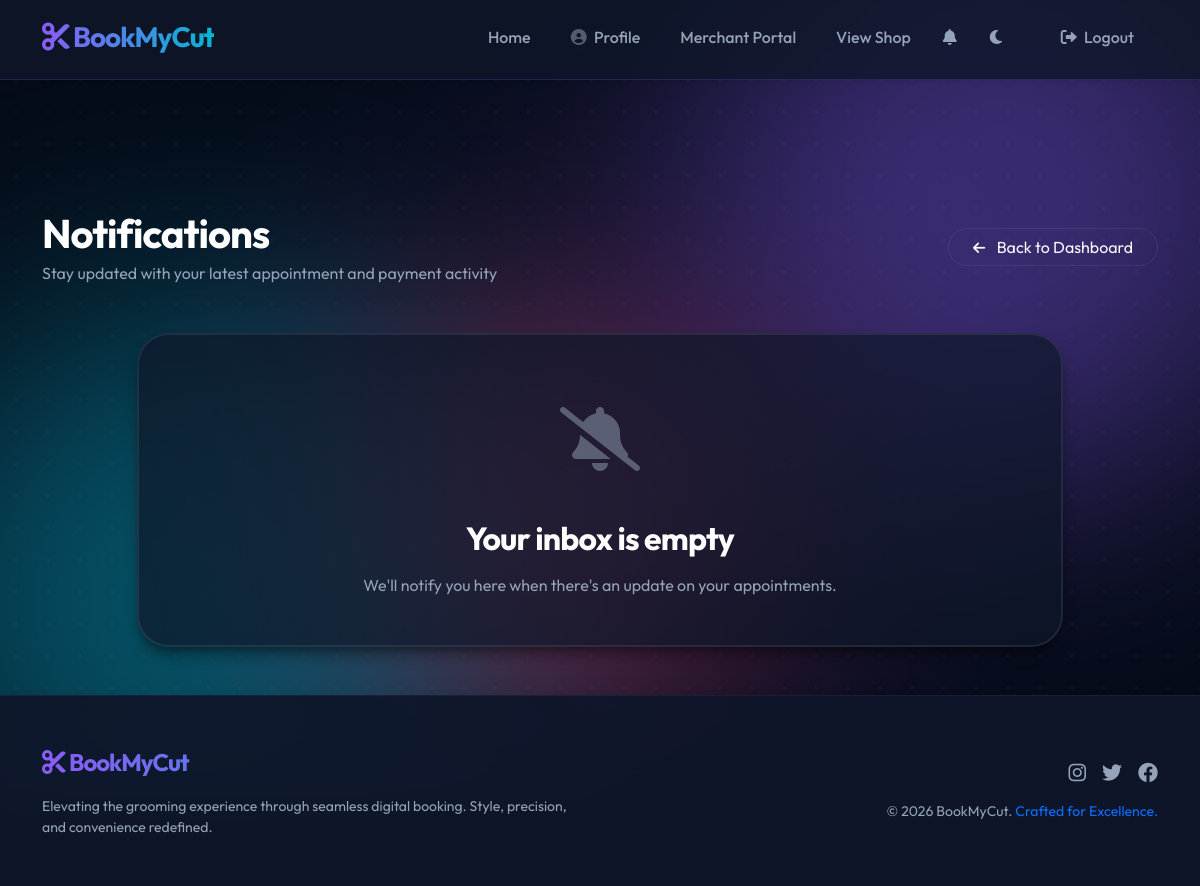
The app's page /inbox (signed in), older data.
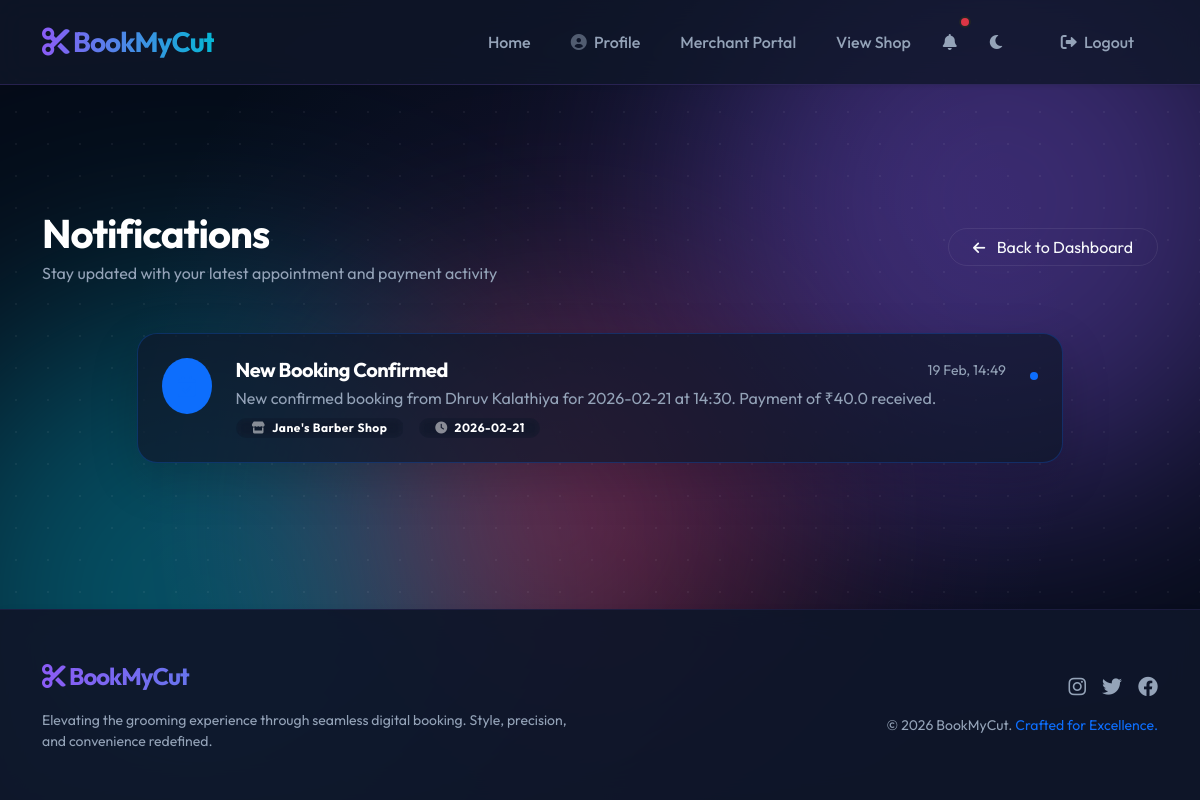
The same page, newer data.
### tables this page shows
CREATE TABLE notifications (
    id INTEGER PRIMARY KEY AUTOINCREMENT,
    user_id INTEGER NOT NULL,
    appointment_id INTEGER NULL,
    title VARCHAR(100) NOT NULL,
    message TEXT NOT NULL,
    is_read BOOLEAN DEFAULT FALSE,
    created_at TIMESTAMP DEFAULT (datetime('now', 'localtime')),
    FOREIGN KEY (user_id) REFERENCES users(id) ON DELETE CASCADE,
    FOREIGN KEY (appointment_id) REFERENCES appointments(id) ON DELETE CASCADE
);

CREATE TABLE shops (
    id INTEGER PRIMARY KEY AUTOINCREMENT,
    owner_id INTEGER NOT NULL,
    name VARCHAR(100) NOT NULL,
    area VARCHAR(100) NOT NULL,
    address TEXT NOT NULL,
    description TEXT,
    contact_number VARCHAR(20),
    shop_image VARCHAR(255),
    created_at TIMESTAMP DEFAULT (datetime('now', 'localtime')),
    FOREIGN KEY (owner_id) REFERENCES users(id) ON DELETE CASCADE
);

CREATE TABLE appointments (
    id INTEGER PRIMARY KEY AUTOINCREMENT,
    user_id INTEGER NOT NULL,
    shop_id INTEGER NOT NULL,
    service_id INTEGER NULL,
    appointment_date DATE NOT NULL,
    appointment_time TIME NOT NULL,
    total_duration INTEGER NOT NULL DEFAULT 0,
    total_price DECIMAL(10, 2) NOT NULL DEFAULT 0,
    status TEXT DEFAULT 'pending' CHECK(status IN ('pending', 'confirmed', 'cancelled', 'completed')),
    payment_status TEXT DEFAULT 'unpaid' CHECK(payment_status IN ('unpaid', 'partially_paid', 'paid')),
    created_at TIMESTAMP DEFAULT (datetime('now', 'localtime')),
    FOREIGN KEY (user_id) REFERENCES users(id) ON DELETE CASCADE,
    FOREIGN KEY (shop_id) REFERENCES shops(id) ON DELETE CASCADE,
    FOREIGN KEY (service_id) REFERENCES services(id) ON DELETE SET NULL
);

### app.py (the view)
@app.route('/inbox')
def inbox():
    if not is_logged_in():
        return redirect(url_for('login'))
    cursor = get_db_cursor()
    cursor.execute('''
        SELECT n.*, a.appointment_date, a.appointment_time, s.name as shop_name
        FROM notifications n
        LEFT JOIN appointments a ON n.appointment_id = a.id
        LEFT JOIN shops s ON a.shop_id = s.id
        WHERE n.user_id = ?
        ORDER BY n.created_at DESC
    ''', (session['id'],))
    notifications = cursor.fetchall()
    cursor.execute('UPDATE notifications SET is_read = TRUE WHERE user_id = ?', (session['id'],))
    db.connection.commit()
    return render_template('inbox.html', notifications=notifications)

### app.py (called while the page is built)
@app.template_filter('datetimeformat')
def datetimeformat(value, format='%d %b, %H:%M'):
    if value is None:
        return ""
    if isinstance(value, str):
        try:
            dt = datetime.strptime(value, '%Y-%m-%d %H:%M:%S')
            return dt.strftime(format)
        except ValueError:
            return value
    return value.strftime(format)

def get_db_cursor():
    return db.connection.cursor()

def is_logged_in():
    return 'loggedin' in session

def is_owner():
    return 'role' in session and session['role'] == 'shop_owner'

@app.context_processor
def inject_shop_status():
    unread_count = 0
    if is_logged_in():
        from flask import g
        cursor = get_db_cursor()
        cursor.execute("SELECT COUNT(*) as count FROM notifications WHERE user_id = ? AND is_read = FALSE", (session['id'],))
        res = cursor.fetchone()
        unread_count = res['count'] if res else 0
    if is_logged_in() and is_owner():
        cursor = get_db_cursor()
        cursor.execute('SELECT id FROM shops WHERE owner_id = ?', (session['id'],))
        shop = cursor.fetchone()
        return {'owner_has_shop': shop is not None, 'owner_shop_id': shop['id'] if shop else None, 'unread_notifications': unread_count}
    return {'owner_has_shop': False, 'owner_shop_id': None, 'unread_notifications': unread_count}

    @property
    def connection(self):
        if 'db_conn' not in g:
            g.db_conn = sqlite3.connect(self.db_path)
            g.db_conn.row_factory = sqlite3.Row
            g.db_conn.execute("PRAGMA foreign_keys = ON")
        return g.db_conn

### templates/inbox.html (shortened to what this page needs)
{% extends 'base.html' %}
{% block content %}
<div class="row align-items-center mb-5 fade-in">
    <div class="col-md-6">
        <h1 class="fw-bold text-white mb-1">Notifications</h1>
        <p class="text-muted mb-0">Stay updated with your latest appointment and payment activity</p>
    </div>
    <div class="col-md-6 text-md-end mt-3 mt-md-0">
        <a href="{{ url_for('customer_dashboard') if session.role == 'customer' else url_for('owner_dashboard') }}"
            class="btn btn-outline-light rounded-pill px-4">
            <i class="fas fa-arrow-left me-2 small"></i> Back to Dashboard
        </a>
    </div>
</div>
<div class="row fade-in delay-1">
    <div class="col-md-10 mx-auto">
        {% if notifications %}
        <div class="notification-container d-flex flex-column gap-3">
            {% for note in notifications %}
            <div class="glass-card p-4 reveal shadow-lg {% if not note.is_read %}border-primary border-opacity-25{% endif %}"
                style="border-radius: 20px; transition: transform 0.3s ease;">
                <div class="d-flex align-items-start gap-4">
                    <div
                        class="bg-{{ 'primary' if 'Booking' in note.title else 'success' if 'Payment' in note.title or 'Completed' in note.title else 'danger' if 'Cancelled' in note.title else 'info' }} bg-opacity-20 p-3 rounded-circle shadow-inner">
                        <i
                            class="fas {{ 'fa-calendar-check' if 'Booking' in note.title else 'fa-wallet' if 'Payment' in note.title else 'fa-check-circle' if 'Completed' in note.title else 'fa-times-circle' if 'Cancelled' in note.title else 'fa-bell' }} fa-lg text-{{ 'primary' if 'Booking' in note.title else 'success' if 'Payment' in note.title or 'Completed' in note.title else 'danger' if 'Cancelled' in note.title else 'info' }}"></i>
                    </div>
                    <div class="flex-grow-1">
                        <div class="d-flex justify-content-between align-items-center mb-1">
                            <h5 class="fw-bold text-white mb-0">{{ note.title }}</h5>
                            <span class="text-muted small">{{ note.created_at | datetimeformat }}</span>
                        </div>
                        <p class="text-muted mb-2">{{ note.message }}</p>
                        {% if note.appointment_id %}
                        <div class="d-flex align-items-center gap-3 mt-2">
                            <div class="badge badge-soft-light rounded-pill px-3 py-1">
                                <i class="fas fa-store me-1 opacity-50"></i> {{ note.shop_name }}
                            </div>
                            <div class="badge badge-soft-light rounded-pill px-3 py-1">
                                <i class="fas fa-clock me-1 opacity-50"></i> {{ note.appointment_date }}
                            </div>
                        </div>
                        {% endif %}
                    </div>
                    {% if not note.is_read %}
                    <div class="ms-auto pt-1">
                        <span class="d-inline-block bg-primary rounded-circle" style="width: 8px; height: 8px;"></span>
                    </div>
                    {% endif %}
                </div>
            </div>
            {% endfor %}
        </div>
        {% else %}
        <div class="glass-card p-5 text-center rounded-5 border-dashed border-2 border-opacity-10">
            <div class="bg-surface-color p-4 rounded-circle d-inline-flex mx-auto mb-4 animate-float">
                <i class="fas fa-bell-slash fa-4x text-muted opacity-50"></i>
            </div>
            <h2 class="text-white fw-bold mb-3">Your inbox is empty</h2>
            <p class="text-muted mb-0">We'll notify you here when there's an update on your appointments.</p>
        </div>
        {% endif %}
    </div>
</div>
{% endblock %}

### templates/base.html (shortened to what this page needs)
<!DOCTYPE html>
<html lang="en">
<head>
    <link href="https://cdn.jsdelivr.net/npm/bootstrap@5.3.0/dist/css/bootstrap.min.css" rel="stylesheet">
    <link rel="stylesheet" href="{{ url_for('static', filename='css/style.css') }}">
    <link rel="stylesheet" href="https://cdnjs.cloudflare.com/ajax/libs/font-awesome/6.0.0/css/all.min.css">
    <link rel="stylesheet" href="https://cdn.jsdelivr.net/npm/flatpickr/dist/flatpickr.min.css">
    <link rel="stylesheet" href="https://cdn.jsdelivr.net/npm/flatpickr/dist/themes/dark.css">
</head>
<body>
    <div class="aurora-background-container">
        <div class="aurora-blob aurora-blob-1"></div>
        <div class="aurora-blob aurora-blob-2"></div>
        <div class="aurora-blob aurora-blob-3"></div>
    </div>
    <div class="dot-grid"></div>
    <div class="mouse-follower-bg"></div>
    {% if request.endpoint in ['login', 'register'] %}
    {% include 'includes/nav_auth.html' %}
    {% elif session.loggedin %}
    {% include 'includes/nav_dashboard.html' %}
    {% else %}
    {% include 'includes/nav_main.html' %}
    {% endif %}
    <div class="container content-wrapper">
    </div>
    <main class="container mt-4 pb-5">
        {% block content %}{% endblock %}
    </main>
    <footer class="text-white py-5 mt-auto glass-card rounded-0 border-0 border-top"
        style="background: rgba(15, 23, 42, 0.9); border-color: rgba(139, 92, 246, 0.1) !important;">
        <div class="container">
            <div class="row align-items-center">
                <div class="col-md-6 text-center text-md-start mb-4 mb-md-0">
                    <a class="navbar-brand d-flex align-items-center fw-bold fs-4 mb-3" href="{{ url_for('index') }}"
                        style="letter-spacing: -1px;">
                        <span class="text-primary me-1"><i class="fas fa-cut"></i></span>
                        <span class="text-white">BookMy<span class="text-primary">Cut</span></span>
                    </a>
                    <p class="text-muted small mb-0">Elevating the grooming experience through seamless digital booking.
                        Style, precision, and convenience redefined.</p>
                </div>
                <div class="col-md-6 text-center text-md-end">
                    <div class="d-flex justify-content-center justify-content-md-end gap-3 mb-3">
                        <a href="#" class="text-muted hover-primary"><i class="fab fa-instagram fa-lg"></i></a>
                        <a href="#" class="text-muted hover-primary"><i class="fab fa-twitter fa-lg"></i></a>
                        <a href="#" class="text-muted hover-primary"><i class="fab fa-facebook fa-lg"></i></a>
                    </div>
                    <p class="mb-0 text-muted small">&copy; 2026 BookMyCut. <span class="text-primary">Crafted for
                            Excellence.</span></p>
                </div>
            </div>
        </div>
    </footer>
</body>
</html>

### templates/includes/nav_dashboard.html (shortened to what this page needs)
<nav class="navbar navbar-expand-lg navbar-dark fixed-top glass-card border-0 border-bottom rounded-0 py-3 shadow-sm"
    style="background: rgba(15, 23, 42, 0.8) !important; backdrop-filter: blur(15px); border-color: rgba(139, 92, 246, 0.2) !important;">
    <div class="container">
        <a class="navbar-brand d-flex align-items-center fw-bold fs-3" href="{{ url_for('index') }}"
            style="letter-spacing: -1px;">
            <span class="text-primary me-1"><i class="fas fa-cut"></i></span>
            <span class="text-white">BookMy<span class="text-primary">Cut</span></span>
        </a>
        <div class="collapse navbar-collapse" id="navbarNav">
            <ul class="navbar-nav ms-auto align-items-center gap-2">
                <li class="nav-item">
                    <a class="nav-link px-3" href="{{ url_for('index') }}">Home</a>
                </li>
                <li class="nav-item">
                    <a class="nav-link px-3" href="{{ url_for('profile') }}"><i
                            class="fas fa-user-circle me-1 opacity-50"></i> Profile</a>
                </li>
                {% if session.role == 'customer' %}
                <li class="nav-item">
                    <a class="nav-link px-3" href="{{ url_for('list_shops') }}">Find Shops</a>
                </li>
                <li class="nav-item">
                    <a class="nav-link px-3" href="{{ url_for('customer_dashboard') }}">My Bookings</a>
                </li>
                {% elif session.role == 'shop_owner' %}
                <li class="nav-item">
                    <a class="nav-link px-3" href="{{ url_for('owner_dashboard') }}">Merchant Portal</a>
                </li>
                {% if owner_has_shop %}
                <li class="nav-item">
                    <a class="nav-link px-3" href="{{ url_for('shop_details', shop_id=owner_shop_id) }}">View Shop</a>
                </li>
                {% else %}
                <li class="nav-item">
                    <a class="nav-link px-3 text-warning" href="{{ url_for('add_shop') }}"><i
                            class="fas fa-plus-circle me-1"></i> Add Shop</a>
                </li>
                {% endif %}
                {% endif %}
                <li class="nav-item">
                    <a class="nav-link px-2 position-relative inbox-link" href="{{ url_for('inbox') }}"
                        title="Notifications">
                        <i class="fas fa-bell"></i>
                        {% if unread_notifications > 0 %}
                        <span
                            class="position-absolute top-0 start-100 translate-middle badge rounded-circle bg-danger border border-2 border-dark p-1"
                            style="font-size: 0.6rem;">
                        </span>
                        {% endif %}
                    </a>
                </li>
                <li class="nav-item ms-lg-2">
                    <button class="btn btn-link nav-link px-2 border-0 shadow-none theme-toggle-btn"
                        onclick="toggleTheme()" title="Toggle Theme">
                        <i class="fas fa-moon theme-toggle-icon"></i>
                    </button>
                </li>
                <li class="nav-item ms-lg-3 mt-3 mt-lg-0">
                    <a class="nav-link btn btn-outline-danger btn-sm px-4 py-2 rounded-pill"
                        href="{{ url_for('logout') }}">
                        <i class="fas fa-sign-out-alt me-1"></i> Logout
                    </a>
                </li>
            </ul>
        </div>
    </div>
</nav>

Row changes from the older to the newer data that the page shows:
added notifications: title "New Booking Confirmed", created_at "19 Feb, 14:49", message "New confirmed booking from Dhruv Kalathiya for 2026-02-21 at 14:30. Payment of ₹40.0 received.", shop_name "Jane's Barber Shop", appointment_date "2026-02-21", is_read False (drawn)
Text that changed along with them:
text no longer shown: "Your inbox is empty We'll notify you here when there's an update on your appointments."
